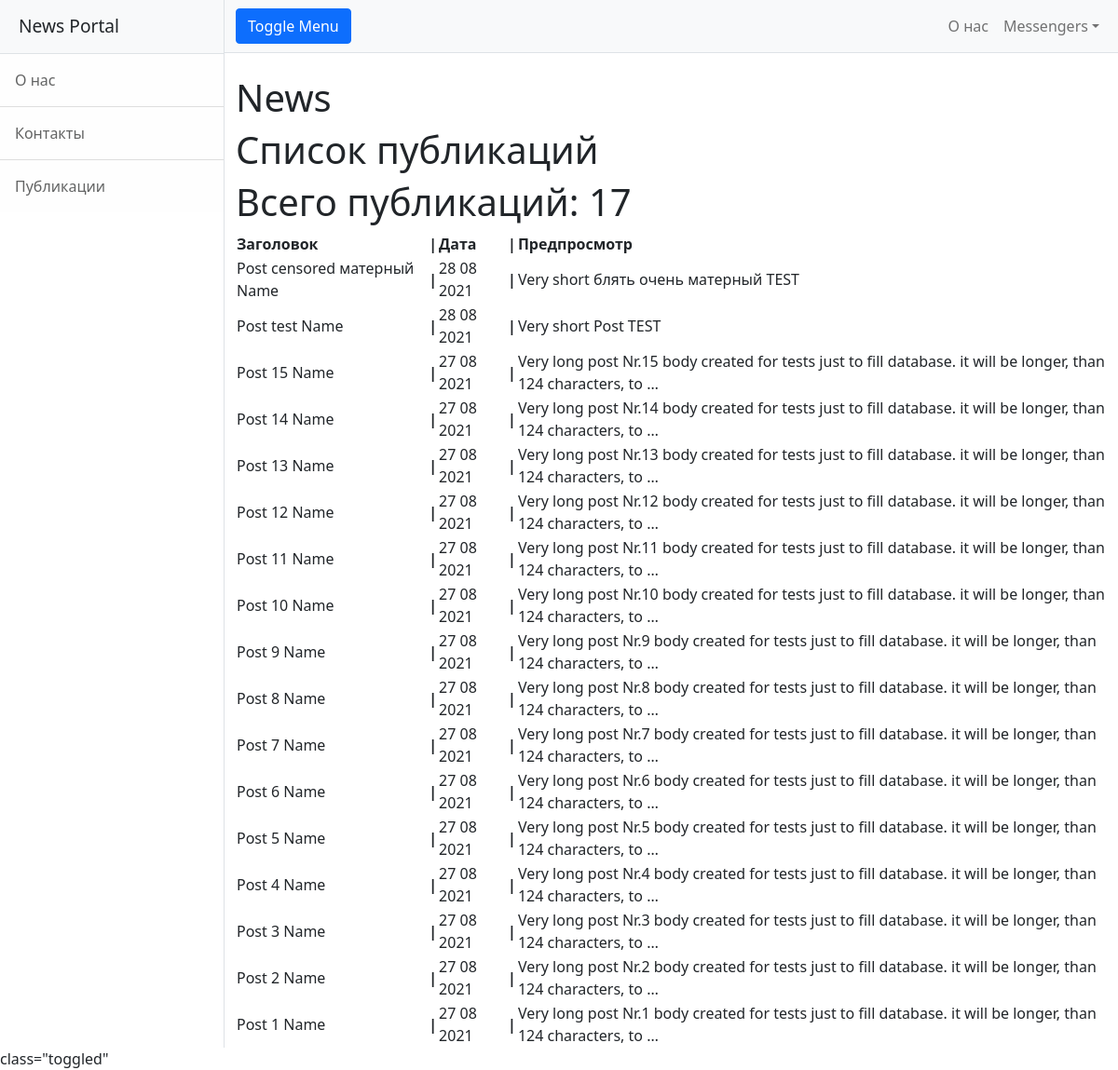
The page /news/ on the database as committed earlier.
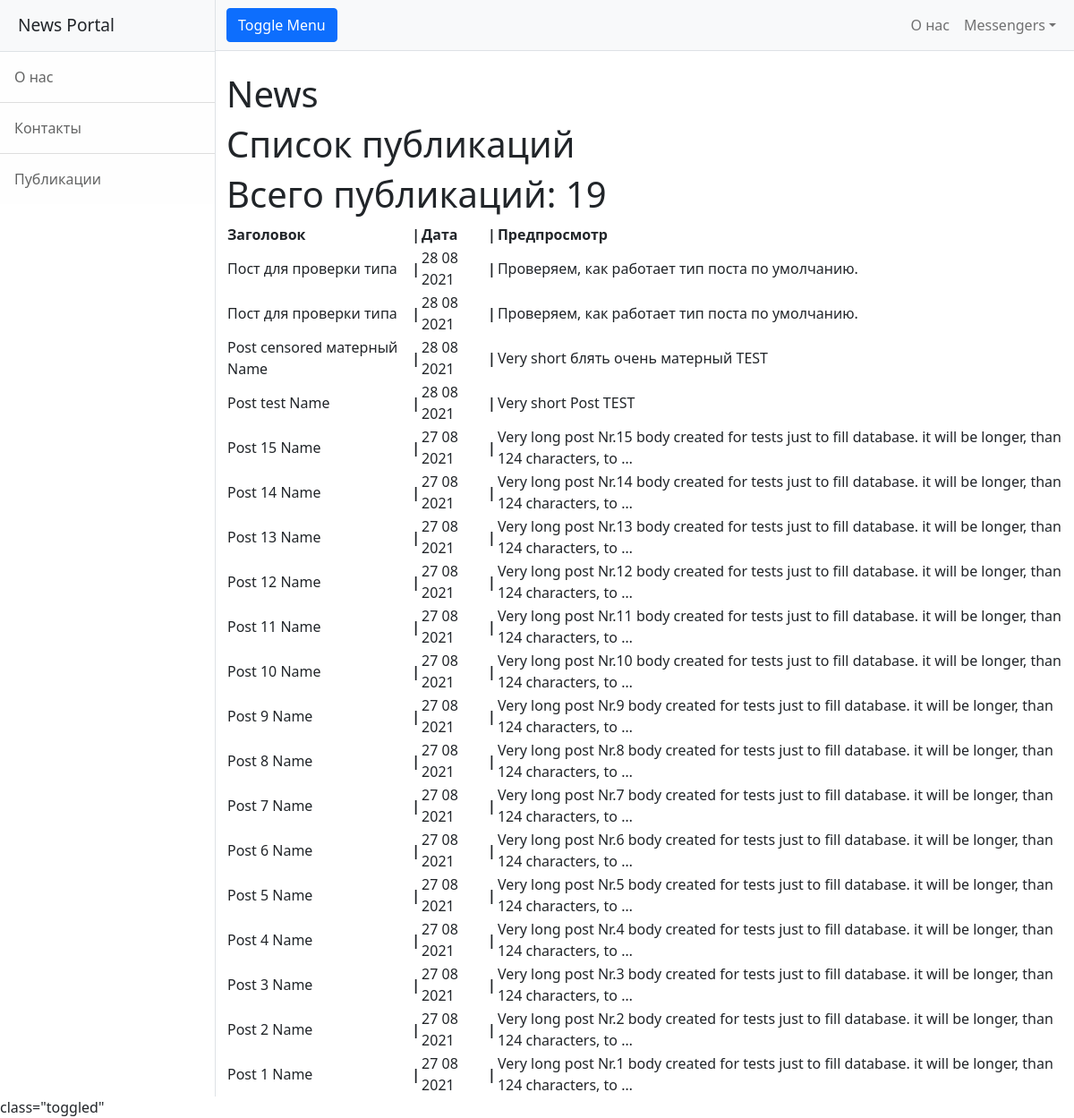
The same page on the database as committed later.
### news/models.py (models this page shows, shortened)
class Post(models.Model):
    news = 'NS'
    article = 'AL'
    TYPES = [
        (news, 'Новость'),
        (article, 'Статья')
    ]
    postType = models.CharField(max_length=2, choices=TYPES, default=news)
    postDate = models.DateTimeField(auto_now_add=True)
    postName = models.CharField(max_length=255)
    postBody = models.TextField()
    postRating = models.SmallIntegerField(default=0)
    postAuthor = models.ForeignKey(Author, on_delete=models.CASCADE)
    postCategory = models.ManyToManyField(Category, through='PostCategory')

### news/views.py (the view)
# urls.py: path('', News.as_view()),
class News(ListView):
    model = Post  # указываем модель, объекты которой мы будем выводить
    template_name = 'news.html'  # указываем имя шаблона, в котором будет лежать HTML, в котором будут все инструкции о том, как именно пользователю должны вывестись наши объекты
    context_object_name = 'news'  # это имя списка, в котором будут лежать все объекты, его надо указать, чтобы обратиться к самому списку объектов через HTML-шаблон
    queryset = Post.objects.order_by('-postDate')

### news/templatetags/my_filters.py (called while the page is built)
@register.filter(name='censor')  # регистрируем наш фильтр под именем multiply, чтоб django понимал, что это именно фильтр, а не простая функция
def censor(value):  # первый аргумент здесь это то значение, к которому надо применить фильтр, второй аргумент — это аргумент фильтра, т. е. примерно следующее будет в шаблоне value|multiply:arg
    cens_filt = ['блять', 'бля']
    text_to_check = value
    for idx, i in enumerate(cens_filt):
        text_to_check = text_to_check.replace(i,'censored')
    return text_to_check

### templates/news.html
{% extends 'flatpages/default.html' %}
{% load my_filters %}
{% block title %}
News
{% endblock title %}
{% block content %}
<h1>Список публикаций</h1>
<h1>Всего публикаций: {{news|length}}</h1>
    <table>
            <tr>
                <td>
                    <b>Заголовок</b>
                </td>
                <td>
                     <b> | </b>
                </td>
                <td>
                    <b>Дата</b>
                </td>
                <td>
                     <b> | </b>
                </td>
                <td>
                    <b>Предпросмотр</b>
                </td>
            </tr>
        {% for post in news %}
            <tr>
                <td>
                    {{ post.postName|censor }}
                </td>
                <td>
                     <b> | </b>
                </td>
                <td>
                    {{post.postDate|date:'d m Y'}}
                </td>
                <td>
                    <b> | </b>
                </td>
                <td>
                    {{post.postBody|truncatewords:20}}
                </td>
            </tr>
        {% endfor %}
        </table>
{% endblock content %}

### templates/flatpages/default.html (shortened to what this page needs)
{% load static %}
<!DOCTYPE html>
<html lang="en">
    <head>
        <link href="{%static 'css/styles.css' %}" rel="stylesheet" />
    </head>
    <body>
        <div class="d-flex toggled" id="wrapper">
            <div class="border-end bg-white" id="sidebar-wrapper">
                <div class="sidebar-heading border-bottom bg-light">News Portal</div>
                <div class="list-group list-group-flush">
                    <a class="list-group-item list-group-item-action list-group-item-light p-3" href="/about/">О нас</a>
                    <a class="list-group-item list-group-item-action list-group-item-light p-3" href="/contacts/">Контакты</a>
                    <a class="list-group-item list-group-item-action list-group-item-light p-3" href="/news/">Публикации</a>
                </div>
            </div>
            <div id="page-content-wrapper">
                <nav class="navbar navbar-expand-lg navbar-light bg-light border-bottom">
                    <div class="container-fluid">
                        <button class="btn btn-primary" id="sidebarToggle">Toggle Menu</button>
                        <div class="collapse navbar-collapse" id="navbarSupportedContent">
                            <ul class="navbar-nav ms-auto mt-2 mt-lg-0">
                                <li class="nav-item active"><a class="nav-link" href="/about/">О нас</a></li>
                                <li class="nav-item dropdown">
                                    <a class="nav-link dropdown-toggle" id="navbarDropdown" href="#" role="button" data-bs-toggle="dropdown" aria-haspopup="true" aria-expanded="false">Messengers</a>
                                </li>
                            </ul>
                        </div>
                    </div>
                </nav>
                <div class="container-fluid">
                    <h1 class="mt-4">   {% block title %}{% endblock title %}</h1>
                           {% block content %}{% endblock content %}
                </div>
            </div>
        </div>
        class="toggled"
    </body>
</html>

Rows that differ between the two databases and show on the page:
added Post: postName|censor "Пост для проверки типа", postDate "28 08 2021", postBody "Проверяем, как работает тип поста по умолчанию."
added Post: postName|censor "Пост для проверки типа", postDate "28 08 2021", postBody "Проверяем, как работает тип поста по умолчанию."
Other text that changed with them:
{{ news|length }}: "17" → "19"
